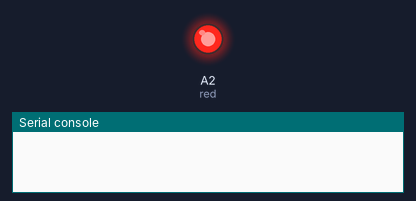
Recording of a program running on a simulated CircuitPython board. Shown: output pins drawn as LEDs (lit = HIGH), the last lines printed to the serial console.

Above: at 0.2 s.
At 38.5 s:
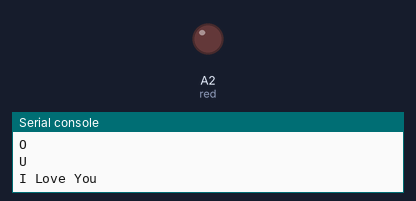
Timing chart, 0 to 54.0 s (numbered marks = the images above):
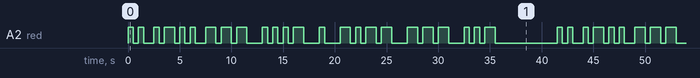

Measured:
- by itself, A2 (red): moves between LOW and HIGH, repeating every 41.5 s
- by itself, everything shown: repeats every 41.5 s, in 48 steps

The program:

ILoveYou.py
```python
import board
import digitalio
import time

red = digitalio.DigitalInOut(board.A2)
red.direction = digitalio.Direction.OUTPUT
red.value = False


while True:
    red.value = True
    time.sleep(0.5)
    red.value = False
    time.sleep(0.5)
    red.value = True
    time.sleep(0.5)
    red.value = False
    print('I')
    time.sleep(1)
    red.value = True
    time.sleep(0.5)
    red.value = False
    time.sleep(0.5)
    red.value = True
    time.sleep(1)
    red.value = False
    time.sleep(0.5)
    red.value = True
    time.sleep(0.5)
    red.value = False
    time.sleep(0.5)
    red.value = True
    time.sleep(0.5)
    red.value = False
    print('L')
    time.sleep(1)
    red.value = True
    time.sleep(1)
    red.value = False
    time.sleep(0.5)
    red.value = True
    time.sleep(1)
    red.value = False
    time.sleep(0.5)
    red.value = True
    time.sleep(1)
    red.value = False
    time.sleep(0.5)
    print('O')
    time.sleep(1)
    red.value = True
    time.sleep(0.5)
    red.value = False
    time.sleep(0.5)
    red.value = True
    time.sleep(0.5)
    red.value = False
    time.sleep(0.5)
    red.value = True
    time.sleep(0.5)
    red.value = False
    time.sleep(0.5)
    red.value = True
    time.sleep(1)
    red.value = False
    time.sleep(0.5)
    print('V')
    time.sleep(1)
    red.value = True
    time.sleep(0.5)
    red.value = False
    time.sleep(0.5)
    print('E')
    time.sleep(1)
    red.value = True
    time.sleep(1)
    red.value = False
    time.sleep(0.5)
    red.value = True
    time.sleep(0.5)
    red.value = False
    time.sleep(0.5)
    red.value = True
    time.sleep(1)
    red.value = False
    time.sleep(0.5)
    red.value = True
    time.sleep(1)
    red.value = False
    time.sleep(0.5)
    print('Y')
    time.sleep(1)
    red.value = True
    time.sleep(1)
    red.value = False
    time.sleep(0.5)
    red.value = True
    time.sleep(1)
    red.value = False
    time.sleep(0.5)
    red.value = True
    time.sleep(1)
    red.value = False
    time.sleep(0.5)
    print('O')
    time.sleep(1)
    red.value = True
    time.sleep(0.5)
    red.value = False
    time.sleep(0.5)
    red.value = True
    time.sleep(0.5)
    red.value = False
    time.sleep(0.5)
    red.value = True
    time.sleep(1)
    red.value = False
    time.sleep(0.5)
    print('U')
    time.sleep(0.5)
    print('I Love You')
    time.sleep(5)
```
